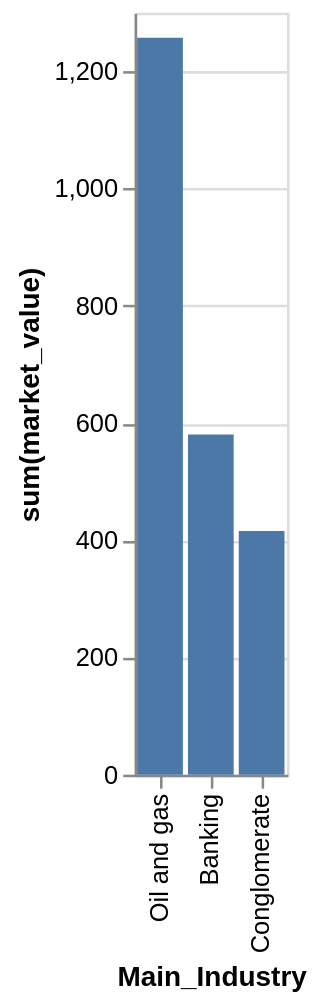

Express this chart as Vega-Lite.
### Vega-Lite specification from a JSON file in a GitHub repository (floating-point values rounded to 4 significant figures)
{"data": {"values": [{"x_data": "Oil and gas", "y_data": 1257.0}, {"x_data": "Banking", "y_data": 580.4}, {"x_data": "Conglomerate", "y_data": 415.9}]}, "mark": "bar", "encoding": {"x": {"field": "x_data", "type": "nominal", "title": "Main_Industry", "sort": {"op": "sum", "field": "y_data", "order": "descending"}}, "y": {"field": "y_data", "type": "quantitative", "title": "sum(market_value)"}}}
